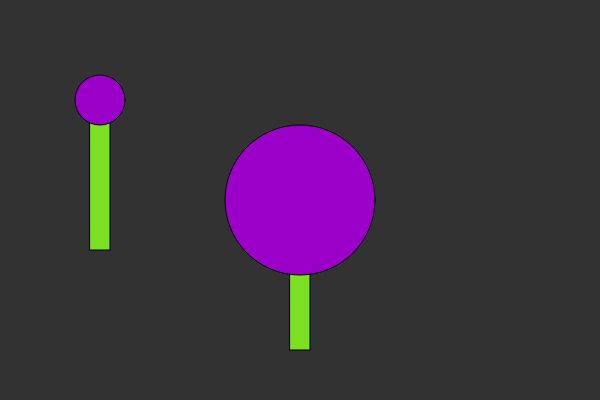
Frame 1 (no input)
Frame 60 (no input): identical to frame 1, image omitted
Frame 120 (the mouse pressed at the canvas centre since frame 60): identical to frame 1, image omitted

The p5.js sketch that drew this single still picture (run headless with seeded random() and noise() and a simulated clock; from frame 60 on, the mouse is pressed at the canvas centre):

// p5.js sketch
// ── sketch.js
/* inspired by:
https://vimeo.com/channels/learningp5js/139587732
*/

function setup() {
	createCanvas(600, 400);
}

function draw() {
	background(50);
	lollipop(100, 100, 50); // calling the first lollipop with arguments
	lollipop(300, 200, 150); // calling the second lollipop with arguments

}

// this function is defined by you and includes parameters defined by you. When called, arguments are passed in as specific values
function lollipop(x, y, diameter) {
	fill(125, 225, 35);
	rect(x - 10, y, 20, 150); // x argument with an offset of 10. the width and height are hardcoded here.

	fill(155, 0, 200);
	ellipse(x, y, diameter, diameter); // don't get confused. the x, y and diameter parameters are local variables passed into the ellipse function
}
